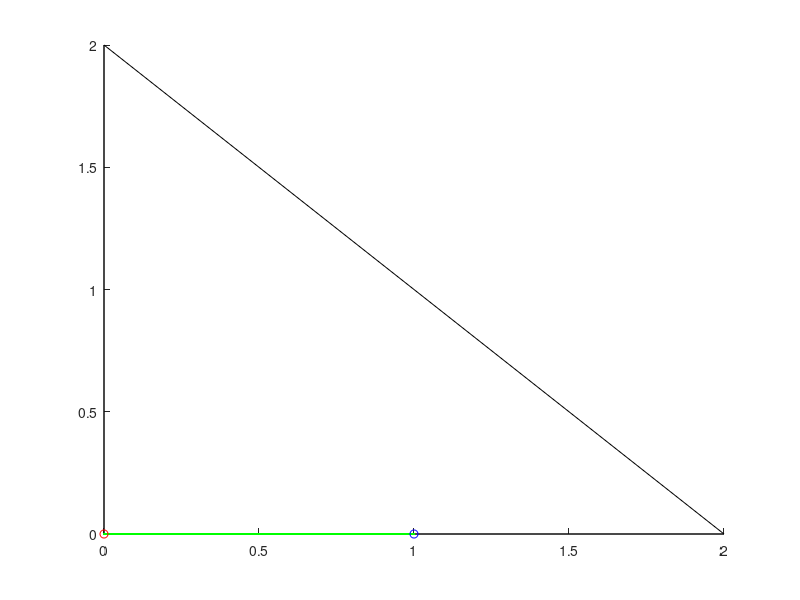

Write MATLAB code to recreate this figure.
%% Multiobjective optimization -- Exercise 9.5

close all; clear; clc; hold on

%% data

A = [ -1   0 ; 
       0  -1 ;
       1   1 ];
b = [ 0 ; 0 ; 2 ] ;

%% plot the feasible region

plot([0 0],[0 2],'-k');
plot([0 2],[2 0],'-k');
plot([2 0],[0 0],'-k');

%% solve the scalarized problem with 0 < alfa < 1

options = optimset('Display','off');
for alfa = 0.001 : 0.001 : 0.999
    x = quadprog([2*alfa 0 ; 0 2*alfa],[1-3*alfa ; 0],A,b,...
        [],[],[],[],[],options) ;
    plot(x(1),x(2),'g.');
end

%% solve the scalarized problem with alfa = 0

alfa = 0;
x0 = quadprog([2*alfa 0 ; 0 2*alfa],[1-3*alfa ; 0],A,b,...
    [],[],[],[],[],options) ;
plot(x0(1),x0(2),'ro');

%% solve the scalarized problem with alfa = 1

alfa = 1;
x1 = quadprog([2*alfa 0 ; 0 2*alfa],[1-3*alfa ; 0],A,b,...
        [],[],[],[],[],options) ;
plot(x1(1),x1(2),'bo');

